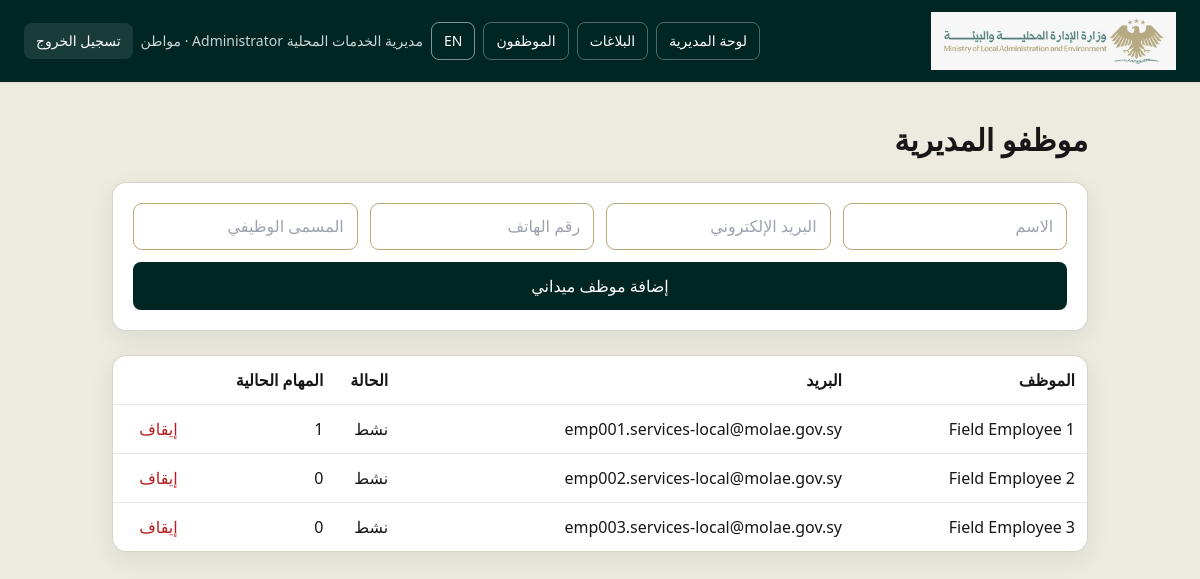
/directorate/employees (signed in), run on the app's committed database.
### app/models/user.py (models this page shows)
class User(Base):
    __tablename__ = "users"
    id: Mapped[int] = mapped_column(primary_key=True, index=True)
    name: Mapped[str] = mapped_column(String(150), nullable=False)
    email: Mapped[str] = mapped_column(String(255), unique=True, index=True, nullable=False)
    hashed_password: Mapped[str] = mapped_column(String(255), nullable=False)
    role: Mapped[str] = mapped_column(String(50), default="citizen", nullable=False)
    department_id: Mapped[int | None] = mapped_column(ForeignKey("departments.id"), nullable=True)
    national_id_hash: Mapped[str | None] = mapped_column(String(128), unique=True, nullable=True)
    national_id_encrypted: Mapped[str | None] = mapped_column(String(512), nullable=True)
    phone: Mapped[str | None] = mapped_column(String(50), nullable=True)
    job_title: Mapped[str | None] = mapped_column(String(150), nullable=True)
    is_active: Mapped[bool] = mapped_column(Boolean, default=True, nullable=False)
    created_at: Mapped[datetime] = mapped_column(DateTime(timezone=True), default=lambda: datetime.now(timezone.utc), nullable=False)
    updated_at: Mapped[datetime] = mapped_column(
        DateTime(timezone=True),
        default=lambda: datetime.now(timezone.utc),
        onupdate=lambda: datetime.now(timezone.utc),
        nullable=False,
    )
    complaints: Mapped[list["Complaint"]] = relationship(back_populates="user", foreign_keys="Complaint.user_id")
    comments: Mapped[list["Comment"]] = relationship(back_populates="user")
    complaint_updates: Mapped[list["ComplaintUpdate"]] = relationship(back_populates="user")
    department: Mapped["Department | None"] = relationship(foreign_keys=[department_id])
    assigned_tasks: Mapped[list["Complaint"]] = relationship(back_populates="assigned_employee", foreign_keys="Complaint.assigned_employee_id")

### app/routers/auth.py (the view)
@router.get("/directorate/employees")
async def directorate_employees(request: Request, user: User = Depends(require_role("directorate_admin")), db: Session = Depends(get_db)):
    employees = db.scalars(select(User).where(User.department_id == user.department_id, User.role == "field_employee").order_by(User.name)).all()
    workload = {employee.id: db.query(Complaint).filter(Complaint.assigned_employee_id == employee.id, Complaint.status.in_({"assigned", "in_progress"})).count() for employee in employees}
    return templates.TemplateResponse(request, "directorate_employees.html", {"title": "موظفو المديرية", "user": user, "employees": employees, "workload": workload})

### app/templates/directorate_employees.html
<!DOCTYPE html><html lang="ar" dir="rtl"><head><meta charset="UTF-8"><meta name="viewport" content="width=device-width,initial-scale=1"><title>{{ title }}</title><script src="https://cdn.tailwindcss.com"></script><link rel="stylesheet" href="/static/css/ministry-theme.css"></head><body>{% include 'partials/app_header.html' %}<main class="mx-auto max-w-5xl px-6 py-10"><h1 class="text-3xl font-bold">موظفو المديرية</h1><form method="post" action="/directorate/employees" class="ministry-card mt-6 grid gap-3 p-5 md:grid-cols-4"><input class="ministry-input" name="name" placeholder="الاسم" required><input class="ministry-input" name="email" placeholder="البريد الإلكتروني" required><input class="ministry-input" name="phone" placeholder="رقم الهاتف"><input class="ministry-input" name="job_title" placeholder="المسمى الوظيفي"><button class="ministry-btn rounded-lg px-4 py-3 md:col-span-4">إضافة موظف ميداني</button></form><div class="mt-6 ministry-card overflow-x-auto"><table class="w-full text-right"><thead><tr><th class="p-3">الموظف</th><th>البريد</th><th>الحالة</th><th>المهام الحالية</th><th></th></tr></thead><tbody>{% for employee in employees %}<tr class="border-t"><td class="p-3">{{ employee.name }}</td><td>{{ employee.email }}</td><td>{{ 'نشط' if employee.is_active else 'غير نشط' }}</td><td>{{ workload[employee.id] }}</td><td>{% if employee.is_active %}<form method="post" action="/directorate/employees/{{ employee.id }}/deactivate"><button class="text-red-700">إيقاف</button></form>{% endif %}</td></tr>{% endfor %}</tbody></table></div></main></body></html>

### app/templates/partials/app_header.html (shortened to what this page needs)
{% set lang = current_language(request) %}
<nav class="ministry-nav text-white shadow-sm">
  <div class="mx-auto flex max-w-7xl flex-wrap items-center justify-between gap-3 px-4 py-3 sm:px-6">
    <a href="/" class="shrink-0" aria-label="{{ 'العودة إلى الصفحة الرئيسية' if lang == 'ar' else 'Return to landing page' }}">
      <img class="ministry-logo" src="/static/images/horizntal-logo.png" alt="{{ 'شعار وزارة الإدارة المحلية والبيئة' if lang == 'ar' else 'Ministry of Local Administration and Environment Logo' }}" />
    </a>
    <div class="flex flex-wrap items-center gap-2 text-sm">
      {% if user.role == 'ministry_admin' %}
      <a href="/admin" class="rounded-lg border border-white/30 px-3 py-2 hover:bg-white/10">{{ 'لوحة التحكم' if lang == 'ar' else 'Dashboard' }}</a>
      <a href="/admin/complaints" class="rounded-lg border border-white/30 px-3 py-2 hover:bg-white/10">{{ 'البلاغات' if lang == 'ar' else 'Complaints' }}</a>
      <a href="/admin/map" class="rounded-lg border border-white/30 px-3 py-2 hover:bg-white/10">{{ 'الخريطة' if lang == 'ar' else 'Map' }}</a>
      {% elif user.role == 'directorate_admin' %}
      <a href="/directorate" class="rounded-lg border border-white/30 px-3 py-2 hover:bg-white/10">{{ 'لوحة المديرية' if lang == 'ar' else 'Directorate Dashboard' }}</a>
      <a href="/directorate/complaints" class="rounded-lg border border-white/30 px-3 py-2 hover:bg-white/10">{{ 'البلاغات' if lang == 'ar' else 'Complaints' }}</a>
      <a href="/directorate/employees" class="rounded-lg border border-white/30 px-3 py-2 hover:bg-white/10">{{ 'الموظفون' if lang == 'ar' else 'Employees' }}</a>
      {% elif user.role == 'field_employee' %}
      <a href="/employee" class="rounded-lg border border-white/30 px-3 py-2 hover:bg-white/10">{{ 'مهامي' if lang == 'ar' else 'My Tasks' }}</a>
      {% endif %}
      <a href="/set-language/{{ 'en' if lang == 'ar' else 'ar' }}" class="rounded-lg border border-white/50 px-3 py-2">{{ 'EN' if lang == 'ar' else 'العربية' }}</a>
      <span class="hidden text-white/80 lg:inline">{{ user.name }} · {{ 'إدارة' if user.role == 'admin' and lang == 'ar' else ('Admin' if user.role == 'admin' else ('مواطن' if lang == 'ar' else 'Citizen')) }}</span>
      <form method="post" action="/logout"><button type="submit" class="rounded-lg bg-white/10 px-3 py-2 hover:bg-white/20">{{ t('logout', request) }}</button></form>
    </div>
  </div>
</nav>

### app/static/css/ministry-theme.css (style rules this page uses)
:root { --syrian-forest:#002623;--syrian-emerald:#054239;--syrian-teal:#428177;--syrian-gold:#988561;--syrian-sand:#B9A779;--syrian-ivory:#EDEBE0;--syrian-umber:#260F14;--syrian-cherry:#4A151E;--syrian-red:#6B1F2A;--syrian-charcoal:#161616;--syrian-stone:#3D3A3B;--white:#fff }
body { background:var(--syrian-ivory);color:var(--syrian-charcoal);font-family:Tahoma,"Segoe UI",sans-serif }
.ministry-nav,.bg-sky-800,.bg-sky-700 { background:var(--syrian-forest)!important }
.ministry-btn,.bg-sky-700 { color:var(--white)!important; background:var(--syrian-forest)!important; }
.ministry-card { background:var(--white);border:1px solid rgba(152,133,97,.35);border-radius:14px;box-shadow:0 8px 24px rgba(0,38,35,.08) }
.ministry-input { border:1px solid var(--syrian-sand);border-radius:9px;padding:.65rem .8rem;width:100%;background:var(--white) }
.ministry-logo { max-height:58px;width:auto;object-fit:contain }

### data on the page
User: name "مديرية الخدمات المحلية Administrator", role "مواطن"
User: name "Field Employee 1", email "emp001.services-local@molae.gov.sy", is_active "نشط", workload "1"
User: name "Field Employee 2", email "emp002.services-local@molae.gov.sy", is_active "نشط", workload "0"
User: name "Field Employee 3", email "emp003.services-local@molae.gov.sy", is_active "نشط", workload "0"

### other printed values
{{ 'لوحة المديرية' if lang == 'ar' else 'Directorate Dashboard' }} "لوحة المديرية"
{{ 'البلاغات' if lang == 'ar' else 'Complaints' }} "البلاغات"
{{ 'الموظفون' if lang == 'ar' else 'Employees' }} "الموظفون"
{{ 'EN' if lang == 'ar' else 'العربية' }} "EN"
{{ t('logout', request) }} "تسجيل الخروج"
